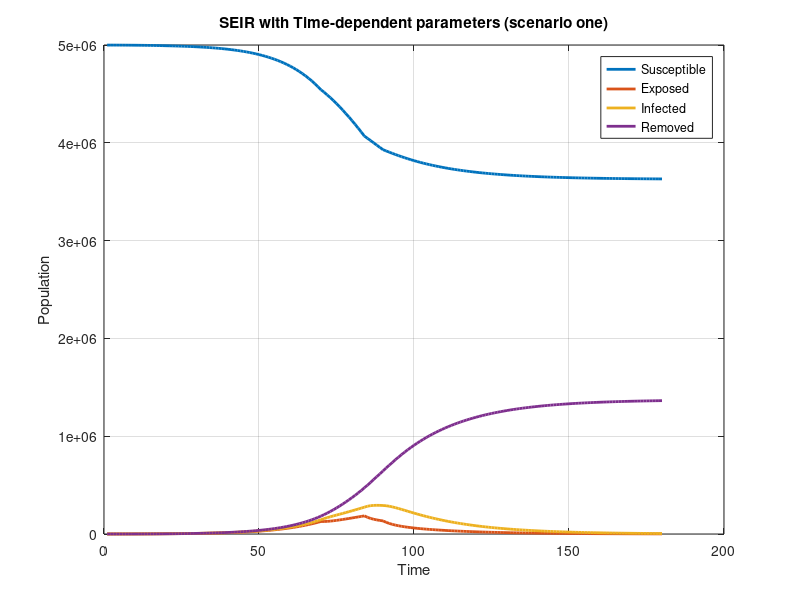

Write the MATLAB code that produced this figure.

t = 180; 


N = 5*10^6;
alpha = 0.2;
gamma = 0.1;



S = zeros(t,1);
E = zeros(t,1);
I = zeros(t,1);
R = zeros(t,1);
New = zeros(t,1);

R(1) = 0;
I(1) = 40;
E(1) = 20*I(1);
S(1) = N-I(1)-E(1)-R(1);


for i = 2:t
    if i >=2 & i <= 20;
        R0 = 3.5;
    end
    if i >= 21 & i <= 70;
        R0 = 2.6;
    end
    if i >= 71 & i <= 84;
        R0 = 1.9;
    end
    if i >= 85 & i <= 90;
        R0 = 1.0;
    end
    if i >= 91 & i <= 110;
        R0 = 0.55;
    end
    if i >= 111 & i <= 180;
        R0 = 0.55;
        
    end
    if i >= 181;
        R0 = 0.5;
    end
    beta = R0 *gamma;
    
    S(i) = S(i-1) - beta*I(i-1)*S(i-1)/N;
    E(i) = E(i-1) + beta*I(i-1)*S(i-1)/N - alpha*E(i-1);
    I(i) = I(i-1) + alpha*E(i-1) - gamma*I(i-1);
    R(i) = R(i-1) + gamma*I(i-1);
    New(i) = alpha*E(i-1)*(t-1);
end

plot(1:t,S,'LineWidth',2)
hold on
plot(1:t,E,'LineWidth',2)
hold on
plot(1:t,I,'LineWidth',2)
hold on
plot(1:t,R,'LineWidth',2)
grid on


title('SEIR with Time-dependent parameters (scenario one)')
legend("Susceptible","Exposed","Infected","Removed")
xlabel("Time")
ylabel("Population")